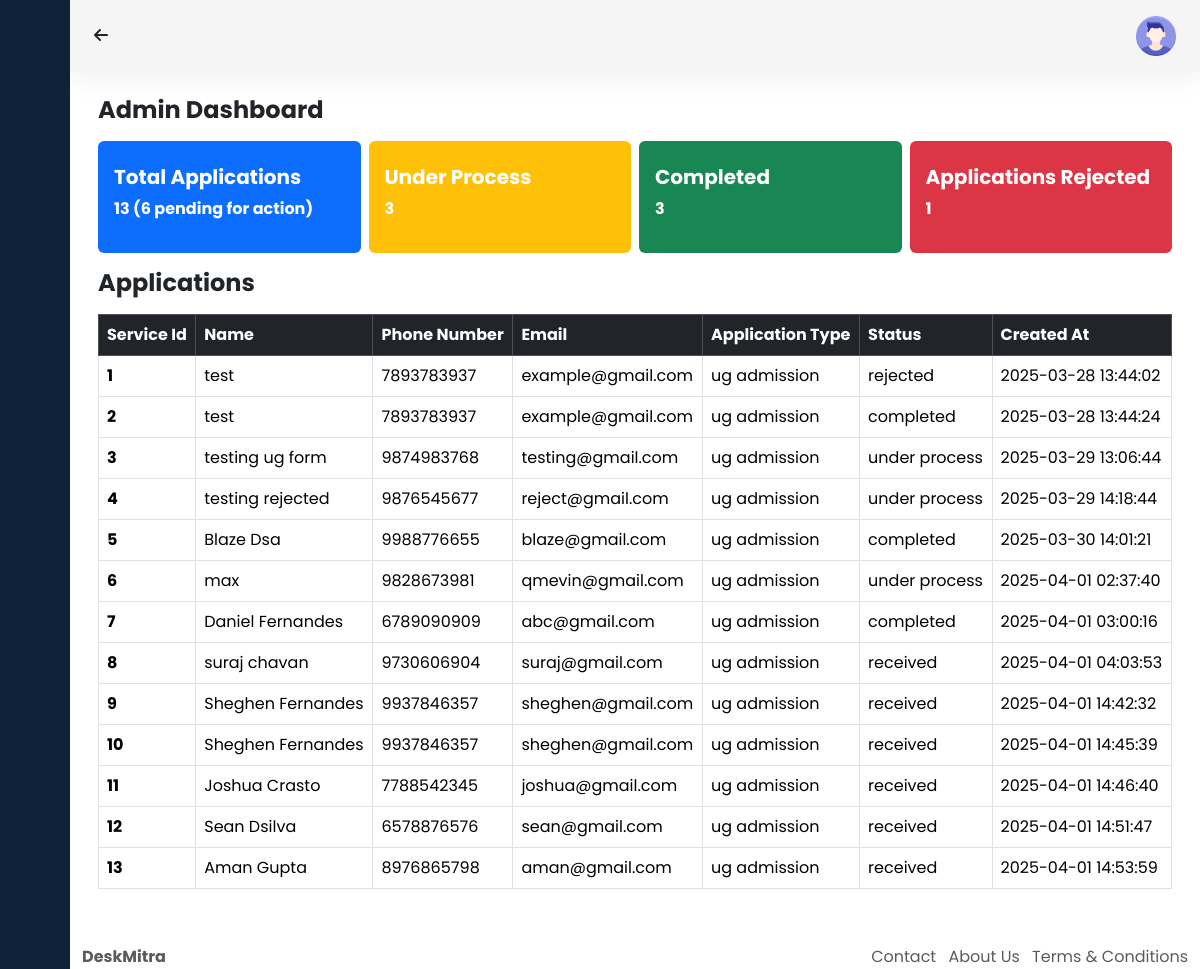
/admin/admin.php, run on the app's committed database.
### tables this page shows
CREATE TABLE `services` (
  `service_id` int(10) NOT NULL,
  `name` varchar(50) NOT NULL,
  `phone_number` varchar(11) NOT NULL,
  `email` varchar(100) NOT NULL,
  `gender` varchar(10) NOT NULL,
  `date_of_birth` date NOT NULL,
  `category` varchar(10) NOT NULL,
  `address` varchar(500) NOT NULL,
  `application_type` varchar(80) NOT NULL,
  `created_at` timestamp NOT NULL DEFAULT current_timestamp(),
  `status` varchar(80) NOT NULL DEFAULT 'received'
);

### admin/admin.php (the view, shortened to what this page needs)
<!DOCTYPE html>
<html>
  <head>
    <link rel="stylesheet" href="https://cdn.jsdelivr.net/npm/@fortawesome/fontawesome-free@6.6.0/css/fontawesome.min.css">
    <link href="https://cdn.lineicons.com/4.0/lineicons.css" rel="stylesheet" />
    <link
      href="https://cdn.jsdelivr.net/npm/bootstrap@5.3.2/dist/css/bootstrap.min.css"
      rel="stylesheet"
    />
    <link rel="stylesheet" href="style.css" />
  </head>
  <body>
    <div class="wrapper">
      <aside id="sidebar">
        <?php require_once("admin_sidebar.php"); ?>
      </aside>
      <div class="main">
        <nav class="navbar navbar-expand px-4 py-3">
          <div class="navbar-collapse collapse">
          <ul class="navbar-nav">
            <li class="nav-item m-auto">
                <i class="fa-solid fa-arrow-left" id="backArrow" onclick="history.back()"></i>
              </li>
            </ul>
            <ul class="navbar-nav ms-auto">
              <li class="nav-item dropdown">
                <a href="#" data-bs-toggle="dropdown" class="nav-icon pe-md-0">
                  <img src="account.png" class="avatar img-fluid" alt="" />
                </a>
              </li>
            </ul>
          </div>
        </nav>
        <?php
$servername = "hopper.proxy.rlwy.net";
$username = "root";
$password = "NUrmlGfIAyWEJNvtSDEHUmmKtLQinJXd";
$database = "railway";
$port       = 47375;
$db = new mysqli($servername, $username, $password, $database, $port);
        ?>
        <main class="content px-3 py-4">
          <div class="container-fluid">
            <div class="mb-3">
              <h3 class="fw-bold fs-4 mb-3">Admin Dashboard</h3>
              <div class="row g-2">
                <div class="col-12 col-md-3"><a href="view_received_applications.php">
                  <div class="card border-0 bg-primary text-white">
                    <div class="card-body py-4">
                      <h5 class="mb-2 fw-bold">Total Applications</h5>
                      <p class="mb-2 fw-bold">
                        <?php
                        $sql_qyery_all = "SELECT * FROM services;";
                        $result_all = $db -> query($sql_qyery_all);
                        $sql_qyery_received = "SELECT * FROM services WHERE status='received';";
                        $result_received = $db -> query($sql_qyery_received);
                        echo $result_all->num_rows."   (".$result_received->num_rows." pending for action)";
                        ?>
                      </p>
                    </div>
                  </div></a>
                </div>
                <div class="col-12 col-md-3">
                  <a href="under_process_applications.php">
                  <div class="card border-0 bg-warning text-white">
                    <div class="card-body py-4">
                      <h5 class="mb-2 fw-bold">Under Process</h5>
                      <p class="mb-2 fw-bold"><?php
                        $sql_qyery_process = "SELECT * FROM services WHERE status='under process';";
                        $result_process = $db -> query($sql_qyery_process);
                        echo"$result_process->num_rows";
                        ?></p>
                    </div>
                  </div></a>
                </div>
                <div class="col-12 col-md-3">
                  <a href="completed_applications.php">
                  <div class="card border-0 bg-success text-white">
                    <div class="card-body py-4">
                      <h5 class="mb-2 fw-bold">Completed</h5>
                      <p class="mb-2 fw-bold"><?php
                        $sql_qyery_completed = "SELECT * FROM services WHERE status='completed';";
                        $result_completed = $db -> query($sql_qyery_completed);
                        echo"$result_completed->num_rows";
                        ?></p>
                    </div>
                  </div></a>
                </div>
                <div class="col-12 col-md-3">
                  <a href="rejected_applications.php">
                  <div class="card border-0 bg-danger text-white">
                    <div class="card-body py-4">
                      <h5 class="mb-2 fw-bold">Applications Rejected</h5>
                      <p class="mb-2 fw-bold">
                        <?php
                        $sql_qyery_rejected = "SELECT * FROM services WHERE status='rejected';";
                        $result_rejected = $db -> query($sql_qyery_rejected);
                        echo"$result_rejected->num_rows";
                        ?>
                      </p>
                    </div>
                  </div>
                </div></a>
              </div>
              <h3 class="fw-bold fs-4 my-3">Applications</h3>
              <div class="row">
                <div class="col-12 table-responsive">
                  <table class="table table-hover table-bordered text-nowrap">
                    <thead class="table-dark align-top">
                      <tr class="highlight">
                        <th>Service Id</th>
                        <th>Name</th>
                        <th>Phone Number</th>
                        <th>Email</th>
                        <th>Application Type</th>
                        <th>Status</th>
                        <th>Created At</th>
                      </tr>
                    </thead>
                    <tbody>
                      <?php
                      $sql_qyery = "SELECT * FROM services";
                      $result = $db -> query($sql_qyery);
                      if ($result -> num_rows > 0) {
                        foreach ($result as $row) {
                          echo "<tr>
                            <th>".$row["service_id"]."</th>
                            <td>".$row["name"]."</td>
                            <td>".$row["phone_number"]."</td>
                            <td>".$row["email"]."</td>
                            <td>".$row["application_type"]."</td>
                            <td>".$row["status"]."</td>
                            <td>".$row["created_at"]."</td>
                          </tr>";
                        }
                      }
                      ?>
                    </tbody>
                  </table>
                </div>
              </div>
            </div>
          </div>
        </main>
        <footer class="footer">
          <div class="container-fluid">
            <div class="row text-body-secondary">
              <div class="col-6 text-start">
                <a class="text-body-secondary" href=" #">
                  <strong>DeskMitra</strong>
                </a>
              </div>
              <div class="col-6 text-end text-body-secondary d-none d-md-block">
                <ul class="list-inline mb-0">
                  <li class="list-inline-item">
                    <a class="text-body-secondary" href="../contact.php">Contact</a>
                  </li>
                  <li class="list-inline-item">
                    <a class="text-body-secondary" href="../about.php">About Us</a>
                  </li>
                  <li class="list-inline-item">
                    <a class="text-body-secondary" href="#"
                      >Terms & Conditions</a
                    >
                  </li>
                </ul>
              </div>
            </div>
          </div>
        </footer>
      </div>
    </div>
  </body>
</html>

### admin/admin_sidebar.php (shortened to what this page needs)
<div class="d-flex">
  <button class="toggle-btn" type="button">
  </button>
</div>
<ul class="sidebar-nav">
  <li class="sidebar-item">
    <a href="admin.php" class="sidebar-link">
    </a>
  </li>
  <li class="sidebar-item">
    <a
      href="#"
      class="sidebar-link collapsed has-dropdown"
      data-bs-toggle="collapse"
      data-bs-target="#applications"
      aria-expanded="false"
      aria-controls="applications"
    >
    </a>
  </li>
  <li class="sidebar-item">
    <a
      href="#"
      class="sidebar-link collapsed has-dropdown"
      data-bs-toggle="collapse"
      data-bs-target="#help"
      aria-expanded="false"
      aria-controls="help"
    >
    </a>
  </li>
  <li class="sidebar-item">
    <a
      href="#"
      class="sidebar-link collapsed has-dropdown"
      data-bs-toggle="collapse"
      data-bs-target="#multi"
      aria-expanded="false"
      aria-controls="multi"
    >
    </a>
  </li>
  <li class="sidebar-item">
    <a href="#" class="sidebar-link">
    </a>
  </li>
  <li class="sidebar-item">
    <a href="#" class="sidebar-link">
    </a>
  </li>
</ul>
<div class="sidebar-footer">
  <a href="../index.php" class="sidebar-link">
  </a>
</div>

### admin/style.css (style rules this page uses)
a { text-decoration: none; }
li { list-style: none; }
body { font-family: 'Poppins', sans-serif; }
.wrapper { display: flex; }
.main { display: flex; flex-direction: column; min-height: 100vh; width: 100%; overflow: hidden; transition: all 0.35s ease-in-out; background-color: #fff; min-width: 0; }
#sidebar { width: 70px; min-width: 70px; z-index: 1000; transition: all .25s ease-in-out; background-color: #0e2238; display: flex; flex-direction: column; }
.toggle-btn { background-color: transparent; cursor: pointer; border: 0; padding: 1rem 1.5rem; }
.sidebar-nav { padding: 2rem 0; flex: 1 1 auto; }
a.sidebar-link { padding: .625rem 1.625rem; color: #FFF; display: block; font-size: 0.9rem; white-space: nowrap; border-left: 3px solid transparent; }
.sidebar-item { position: relative; }
.navbar { background-color: #f5f5f5; box-shadow: 0 0 2rem 0 rgba(33, 37, 41, .1); }
.navbar-expand .navbar-collapse { min-width: 200px; }
.avatar { height: 40px; width: 40px; }

### data on the page
services: service_id "1", name "test", phone_number "7893783937", email "example@gmail.com", application_type "ug admission", status "rejected", created_at "2025-03-28 13:44:02"
services: service_id "2", name "test", phone_number "7893783937", email "example@gmail.com", application_type "ug admission", status "completed", created_at "2025-03-28 13:44:24"
services: service_id "3", name "testing ug form", phone_number "9874983768", email "testing@gmail.com", application_type "ug admission", status "under process", created_at "2025-03-29 13:06:44"
services: service_id "4", name "testing rejected", phone_number "9876545677", email "reject@gmail.com", application_type "ug admission", status "under process", created_at "2025-03-29 14:18:44"
services: service_id "5", name "Blaze Dsa", phone_number "9988776655", email "blaze@gmail.com", application_type "ug admission", status "completed", created_at "2025-03-30 14:01:21"
services: service_id "6", name "max", phone_number "9828673981", email "qmevin@gmail.com", application_type "ug admission", status "under process", created_at "2025-04-01 02:37:40"
services: service_id "7", name "Daniel Fernandes", phone_number "6789090909", email "abc@gmail.com", application_type "ug admission", status "completed", created_at "2025-04-01 03:00:16"
services: service_id "8", name "suraj chavan", phone_number "9730606904", email "suraj@gmail.com", application_type "ug admission", status "received", created_at "2025-04-01 04:03:53"
services: service_id "9", name "Sheghen Fernandes", phone_number "9937846357", email "sheghen@gmail.com", application_type "ug admission", status "received", created_at "2025-04-01 14:42:32"
services: service_id "10", name "Sheghen Fernandes", phone_number "9937846357", email "sheghen@gmail.com", application_type "ug admission", status "received", created_at "2025-04-01 14:45:39"
services: service_id "11", name "Joshua Crasto", phone_number "7788542345", email "joshua@gmail.com", application_type "ug admission", status "received", created_at "2025-04-01 14:46:40"
services: service_id "12", name "Sean Dsilva", phone_number "6578876576", email "sean@gmail.com", application_type "ug admission", status "received", created_at "2025-04-01 14:51:47"
services: service_id "13", name "Aman Gupta", phone_number "8976865798", email "aman@gmail.com", application_type "ug admission", status "received", created_at "2025-04-01 14:53:59"

### other printed values
$result_all->num_rows "13"
$result_received->num_rows "6"
$result_process->num_rows "3"
$result_completed->num_rows "3"
$result_rejected->num_rows "1"
